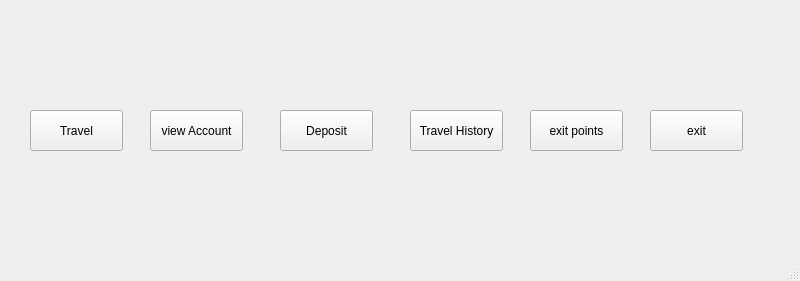
<?xml version="1.0" encoding="UTF-8"?>
<ui version="4.0">
 <class>Login</class>
 <widget class="QMainWindow" name="Login">
  <property name="geometry">
   <rect>
    <x>0</x>
    <y>0</y>
    <width>800</width>
    <height>281</height>
   </rect>
  </property>
  <property name="windowTitle">
   <string>MainWindow</string>
  </property>
  <widget class="QWidget" name="centralwidget">
   <widget class="QPushButton" name="pushButton">
    <property name="geometry">
     <rect>
      <x>30</x>
      <y>110</y>
      <width>93</width>
      <height>41</height>
     </rect>
    </property>
    <property name="text">
     <string>Travel</string>
    </property>
   </widget>
   <widget class="QPushButton" name="pushButton_2">
    <property name="geometry">
     <rect>
      <x>150</x>
      <y>110</y>
      <width>93</width>
      <height>41</height>
     </rect>
    </property>
    <property name="text">
     <string>view Account</string>
    </property>
   </widget>
   <widget class="QPushButton" name="pushButton_3">
    <property name="geometry">
     <rect>
      <x>280</x>
      <y>110</y>
      <width>93</width>
      <height>41</height>
     </rect>
    </property>
    <property name="text">
     <string>Deposit</string>
    </property>
   </widget>
   <widget class="QPushButton" name="pushButton_4">
    <property name="geometry">
     <rect>
      <x>410</x>
      <y>110</y>
      <width>93</width>
      <height>41</height>
     </rect>
    </property>
    <property name="text">
     <string>Travel History</string>
    </property>
   </widget>
   <widget class="QPushButton" name="pushButton_5">
    <property name="geometry">
     <rect>
      <x>650</x>
      <y>110</y>
      <width>93</width>
      <height>41</height>
     </rect>
    </property>
    <property name="text">
     <string>exit</string>
    </property>
   </widget>
   <widget class="QPushButton" name="pushButton_6">
    <property name="geometry">
     <rect>
      <x>530</x>
      <y>110</y>
      <width>93</width>
      <height>41</height>
     </rect>
    </property>
    <property name="text">
     <string>exit points</string>
    </property>
   </widget>
  </widget>
  <widget class="QStatusBar" name="statusbar"/>
 </widget>
 <resources/>
 <connections/>
</ui>
